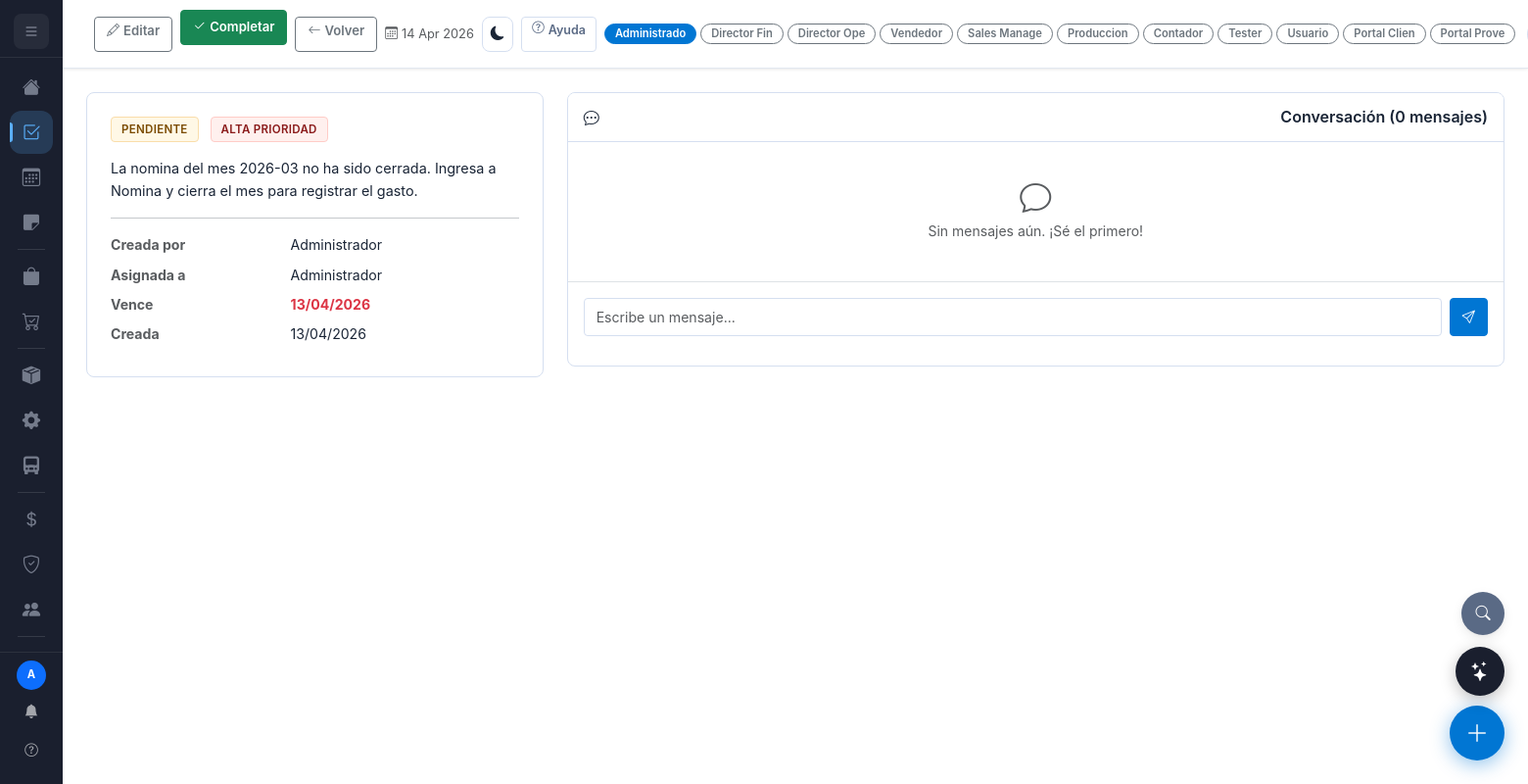
The page /tareas/1 (signed in) on the database its author committed.
### models.py (models this page shows, shortened)
class User(UserMixin, db.Model):
    __tablename__ = 'users'
    id                  = db.Column(db.Integer, primary_key=True)
    nombre              = db.Column(db.String(100), nullable=False)
    email               = db.Column(db.String(120), unique=True, nullable=False)
    password_hash       = db.Column(db.String(256), nullable=False)
    rol                 = db.Column(db.String(20), default='usuario')
    activo              = db.Column(db.Boolean, default=True)
    company_id          = db.Column(db.Integer, db.ForeignKey('companies.id'), nullable=True, index=True)  # default company
    modulos_permitidos  = db.Column(db.Text, default='[]')   # JSON list
    roles_asignados     = db.Column(db.Text, default='[]')   # JSON list: roles multiples asignados
    creado_en           = db.Column(db.DateTime, default=datetime.utcnow)
    onboarding_dismissed = db.Column(db.Boolean, default=False)
    onboarding_step      = db.Column(db.Integer, default=0)
    onboarding_role_config = db.Column(db.Text, default='{}')
    cliente_id           = db.Column(db.Integer, db.ForeignKey('clientes.id'), nullable=True)
    proveedor_id        = db.Column(db.Integer, db.ForeignKey('proveedores.id'), nullable=True)

class Tarea(db.Model):
    __tablename__ = 'tareas'
    id                = db.Column(db.Integer, primary_key=True)
    titulo            = db.Column(db.String(200), nullable=False)
    descripcion       = db.Column(db.Text)
    estado            = db.Column(db.String(20), default='pendiente', index=True)
    prioridad         = db.Column(db.String(10), default='media')
    fecha_vencimiento = db.Column(db.Date)
    asignado_a        = db.Column(db.Integer, db.ForeignKey('users.id'), index=True)
    creado_por        = db.Column(db.Integer, db.ForeignKey('users.id'))
    creado_en         = db.Column(db.DateTime, default=datetime.utcnow)
    cotizacion_id     = db.Column(db.Integer, db.ForeignKey('cotizaciones.id'), nullable=True)
    tarea_tipo        = db.Column(db.String(50), nullable=True)   # comprar_materias, verificar_abono
    tarea_pareja_id   = db.Column(db.Integer, db.ForeignKey('tareas.id'), nullable=True)
    es_demo           = db.Column(db.Boolean, default=False)
    orden_compra_id   = db.Column(db.Integer, db.ForeignKey('ordenes_compra.id'), nullable=True)
    venta_id          = db.Column(db.Integer, db.ForeignKey('ventas.id'), nullable=True)
    categoria         = db.Column(db.String(50), nullable=True)  # calidad, logistica, pago, general
    asignado_user     = db.relationship('User', foreign_keys=[asignado_a], backref='tareas_asignadas')
    creador           = db.relationship('User', foreign_keys=[creado_por])
    asignados         = db.relationship('TareaAsignado', backref='tarea', lazy=True, cascade='all, delete-orphan')
    comentarios       = db.relationship('TareaComentario', backref='tarea', lazy=True, cascade='all, delete-orphan', order_by='TareaComentario.creado_en')

### routes/tareas.py (the view)
    @app.route('/tareas/<int:id>')
    @login_required
    @requiere_modulo('tareas')
    def tarea_ver(id):
        obj=Tarea.query.get_or_404(id)
        return render_template('tareas/ver.html', obj=obj, tarea=obj)

### models.py (called while the page is built)
@login_manager.user_loader
def load_user(uid): return db.session.get(User, int(uid))

### utils.py (called while the page is built, shortened)
def _get_roles_usuario(user):
    if not user or not user.is_authenticated:
        return []
    roles = set()
    roles.add(user.rol)  # rol principal siempre incluido
    try:
        asignados = json.loads(user.roles_asignados or '[]')
        if isinstance(asignados, list):
            roles.update(asignados)
    except Exception:
        pass
    if 'admin' in roles:
        return list(_ROL_LABELS.keys())
    return sorted(roles, key=lambda r: list(_ROL_LABELS.keys()).index(r) if r in _ROL_LABELS else 99)

def _get_rol_activo(user):
    if not user or not user.is_authenticated:
        return 'usuario'
    rol_session = session.get('rol_activo')
    if rol_session and rol_session in _get_roles_usuario(user):
        return rol_session
    return user.rol

def requiere_modulo(modulo):
    def decorator(f):
        @wraps(f)
        def wrapped(*a, **kw):
            if not current_user.is_authenticated:
                return redirect(url_for('login'))
            rol_activo = _get_rol_activo(current_user)
            if rol_activo == 'admin' or modulo in _modulos_user(current_user):
                return f(*a, **kw)
            flash('No tienes acceso a este módulo.', 'danger')
            return redirect(url_for('dashboard'))
        return wrapped
    return decorator

def _cached_count(key, query_fn, user_id):
    import time
    cache_key = f'{key}_{user_id}'
    now = time.time()
    if cache_key in _inject_cache and now - _inject_cache[cache_key][1] < _INJECT_CACHE_TTL:
        return _inject_cache[cache_key][0]
    result = query_fn()
    _inject_cache[cache_key] = (result, now)
    return result

def _modulos_user(user):
    if not user or not user.is_authenticated: return []
    rol_activo = _get_rol_activo(user)
    if rol_activo == 'admin': return _MODULOS_TODOS

### templates/tareas/ver.html (shortened to what this page needs)
{% extends 'base.html' %}
{% block topbar_actions %}
<a href="{{ url_for('tarea_editar', id=tarea.id) }}" class="btn btn-outline-secondary btn-sm"><i class="bi bi-pencil me-1"></i>Editar</a>
{% if tarea.estado != 'completada' %}
<form method="POST" action="{{ url_for('tarea_completar', id=tarea.id) }}" class="d-inline">
  <button class="btn btn-success btn-sm"><i class="bi bi-check2 me-1"></i>Completar</button></form>{% endif %}
<a href="{{ url_for('tareas') }}" class="btn btn-outline-secondary btn-sm"><i class="bi bi-arrow-left me-1"></i>Volver</a>
{% endblock %}
{% block content %}<div class="row g-4">
  <div class="col-lg-4">
    <div class="fc">
      <div class="mb-3">
        <span class="b b-{{ tarea.estado }} me-2">{{ tarea.estado.replace('_',' ').title() }}</span>
        <span class="b b-{{ tarea.prioridad }}">{{ tarea.prioridad.title() }} prioridad</span>
      </div>
      {% if tarea.descripcion %}<p style="font-size:.9rem">{{ tarea.descripcion }}</p><hr>{% endif %}
      <dl class="row mb-0" style="font-size:.88rem">
        <dt class="col-5 text-muted">Creada por</dt><dd class="col-7">{{ tarea.creador.nombre if tarea.creador else '—' }}</dd>
        <dt class="col-5 text-muted">Asignada a</dt><dd class="col-7">{{ tarea.asignado_user.nombre if tarea.asignado_user else '—' }}</dd>
        {% if tarea.fecha_vencimiento %}
        <dt class="col-5 text-muted">Vence</dt>
        <dd class="col-7 {{ 'text-danger fw-bold' if tarea.estado!='completada' and tarea.fecha_vencimiento < now.date() else '' }}">{{ tarea.fecha_vencimiento.strftime('%d/%m/%Y') }}</dd>{% endif %}
        <dt class="col-5 text-muted">Creada</dt><dd class="col-7">{{ tarea.creado_en.strftime('%d/%m/%Y') }}</dd>
      </dl>
    </div>
  </div>
  <div class="col-lg-8">
    <div class="tc">
      <div class="ch"><i class="bi bi-chat-dots me-2"></i>Conversación ({{ tarea.comentarios|length }} mensajes)</div>
      <div style="max-height:420px;overflow-y:auto;padding:1rem" id="chatBox">
        {% if tarea.comentarios %}
          {% for c in tarea.comentarios %}
          <div class="d-flex {% if c.autor_id == current_user.id %}justify-content-end{% endif %} mb-2">
            <div class="chat-bubble {{ 'mine' if c.autor_id == current_user.id else '' }}">
              <div>{{ c.mensaje }}</div>
              <div class="chat-meta">{{ c.autor.nombre }} · {{ c.creado_en.strftime('%d/%m %H:%M') }}</div>
            </div>
          </div>{% endfor %}
        {% else %}
        <div class="text-center text-muted py-4"><i class="bi bi-chat" style="font-size:2rem"></i>
          <p class="mt-2 mb-0">Sin mensajes aún. ¡Sé el primero!</p></div>{% endif %}
      </div>
      <div class="p-3 border-top">
        <form method="POST" action="{{ url_for('tarea_comentar', id=tarea.id) }}">
          <div class="d-flex gap-2">
            <input type="text" name="mensaje" class="form-control" placeholder="Escribe un mensaje..." required autofocus>
            <button type="submit" class="btn btn-primary"><i class="bi bi-send"></i></button>
          </div>
        </form>
      </div>
    </div>
  </div>
</div>{% endblock %}

### templates/base.html (shortened to what this page needs)
<html lang="es" id="htmlRoot"><head>
<link href="https://cdn.jsdelivr.net/npm/bootstrap@5.3.2/dist/css/bootstrap.min.css" rel="stylesheet">
<link href="https://cdn.jsdelivr.net/npm/bootstrap-icons@1.11.3/font/bootstrap-icons.css" rel="stylesheet" media="print" onload="this.media='all'">
</head><body class="{% if request.args.get('_embed') == '1' %}embed-mode{% endif %}">
<nav id="sb" role="navigation" aria-label="Menu principal">
  <div class="sb-brand">
    <button id="sb-expand" onclick="toggleSidebar()" title="Expandir menu">
      <i class="bi bi-list" id="sb-expand-icon"></i>
    </button>
  </div>
  <div class="sb-nav" style="overflow-y:auto;flex:1">
    {% set m=modulos_user %}
    <a href="#" class="nav-link dock-group {% if request.endpoint=='dashboard' %}active" aria-current="page{% endif %}" data-tip="Home" aria-label="Home" data-dock-panel="home"><i class="bi bi-house-fill"></i><span>Home</span></a>
    {% if 'tareas' in m %}<a href="#" class="nav-link dock-group {% if 'tarea' in request.endpoint %}active" aria-current="page{% endif %}" data-tip="Tickets" aria-label="Tickets" data-dock-panel="tickets" style="position:relative"><i class="bi bi-check2-square"></i></a>{% endif %}
    {% if 'calendario' in m %}<a href="#" class="nav-link dock-group " data-tip="Calendario" aria-label="Calendario" data-dock-panel="calendario"><i class="bi bi-calendar3"></i></a>{% endif %}
    {% if 'notas' in m %}<a href="#" class="nav-link dock-group " data-tip="Notas" aria-label="Notas" data-dock-panel="notas"><i class="bi bi-sticky-fill"></i></a>{% endif %}
    <div class="dock-div"></div>
    {% if 'clientes' in m or 'ventas' in m or 'cotizaciones' in m %}
    <a href="{{ url_for('ventas') }}" class="nav-link dock-group " data-tip="Comercial" aria-label="Comercial"
       data-dock-panel="comercial"><i class="bi bi-bag-fill"></i><span>Comercial</span></a>
    {% endif %}
    {% if 'clientes' in m or 'ordenes_compra' in m or 'produccion' in m %}
    <a href="{{ url_for('ordenes_compra') }}" class="nav-link dock-group " data-tip="Compras" aria-label="Compras"
       data-dock-panel="compras"><i class="bi bi-cart-check"></i><span>Compras</span></a>
    {% endif %}
    <div class="dock-div"></div>
    {% if 'inventario' in m or 'produccion' in m %}
    {% if 'inventario' in m %}<a href="#" class="nav-link dock-group " data-tip="Inventario" aria-label="Inventario" data-dock-panel="inventario"><i class="bi bi-box-seam-fill"></i></a>{% endif %}
    {% if 'produccion' in m %}<a href="{{ url_for('produccion_index') }}" class="nav-link dock-group " data-tip="Produccion" aria-label="Produccion"
       data-dock-panel="produccion"><i class="bi bi-gear-fill"></i><span>Produccion</span></a>{% endif %}
    {% endif %}
    {% if 'inventario' in m or 'produccion' in m or 'clientes' in m %}
    <a href="{{ url_for('proveedores', tipo_f='transportista') }}" class="nav-link dock-group " data-tip="Logistica" aria-label="Logistica"
       data-dock-panel="logistica"><i class="bi bi-truck-front-fill"></i><span>Logistica</span></a>
    {% endif %}
    <div class="dock-div"></div>
    {% if 'finanzas' in m or rol_activo in ('admin','director_financiero','contador') %}
    <a href="{{ url_for('contable_index') }}" class="nav-link dock-group " data-tip="Finanzas" aria-label="Finanzas"
       data-dock-panel="finanzas"><i class="bi bi-currency-dollar"></i><span>Finanzas</span></a>
    {% endif %}
    {% if 'legal' in m or rol_activo in ('admin','director_financiero','director_operativo') %}
    <a href="#" class="nav-link dock-group {% if 'legal' in request.endpoint %}active" aria-current="page{% endif %}" data-tip="Legal" aria-label="Legal" data-dock-panel="legal"><i class="bi bi-shield-check"></i><span>Legal</span></a>
    {% endif %}
    {% if 'nomina' in m %}<a href="#" class="nav-link dock-group " data-tip="Nomina" aria-label="Nomina" data-dock-panel="nomina"><i class="bi bi-people-fill"></i></a>{% endif %}
    <div class="dock-div"></div>
    {% if rol_activo in ('admin','director_financiero','director_operativo') %}
    <a href="#" class="nav-link dock-group " data-tip="Aprobaciones" aria-label="Aprobaciones" data-dock-panel="aprobaciones" style="position:relative"></a>
    {% endif %}
  </div>
  <div class="sb-foot">
    <div class="d-flex align-items-center justify-content-between mb-1">
      <div class="d-flex align-items-center gap-2">
        <div class="rounded-circle bg-primary d-flex align-items-center justify-content-center text-white fw-bold"
             style="width:31px;height:31px;font-size:.8rem;flex-shrink:0">{{ current_user.nombre[0].upper() }}</div>
      </div>
      <div class="d-flex flex-column gap-1 align-items-center">
        <button class="notif-btn" id="notifBtn" onclick="toggleNotif(event)" title="Notificaciones">
          <i class="bi bi-bell-fill"></i>
        </button>
        <button class="notif-btn" onclick="if(window.iniciarObContextual){iniciarObContextual()}else{alert('Tutorial no disponible. Recarga la pagina.')}" title="Tutorial" style="font-size:.85rem">
          <i class="bi bi-question-circle"></i>
        </button>
      </div>
    </div>
  </div>
</nav>
{% set m=modulos_user %}
<div id="main" role="main">
  <div class="topbar" role="banner">
    <div class="topbar-right d-flex align-items-center gap-2 ms-auto">
      {% block topbar_actions %}{% endblock %}
      <span class="text-muted d-none d-md-inline" style="font-size:.8rem;white-space:nowrap"><i class="bi bi-calendar3 me-1"></i>{{ now.strftime('%d %b %Y') }}</span>
      <button class="btn btn-sm btn-ghost d-none d-md-inline-flex align-items-center"
              style="padding:.3rem .5rem;border-radius:8px;border:1px solid var(--border)"
              onclick="toggleTheme()" title="Cambiar tema">
        <i class="bi bi-sun-fill" id="themeIcon" style="font-size:.9rem"></i>
      </button>
<button class="btn btn-sm d-none d-md-inline-flex" style="background:none;border:1px solid var(--border);color:var(--text2);padding:4px 10px;font-size:.78rem" onclick="if(window.iniciarObContextual){iniciarObContextual()}else{alert('Recarga la pagina')}" title="Ver tutorial">
        <i class="bi bi-question-circle me-1"></i>Ayuda
      </button>
      {% if roles_disponibles|length > 1 %}
      <div class="d-none d-md-flex align-items-center gap-1" style="margin-right:4px">
        {% for r in roles_disponibles %}
        <a href="#" onclick="event.preventDefault();var f=document.createElement('form');f.method='POST';f.action='{{ url_for('cambiar_rol') }}';var ri=document.createElement('input');ri.type='hidden';ri.name='rol';ri.value='{{ r }}';f.appendChild(ri);var c=document.createElement('input');c.type='hidden';c.name='_csrf_token';c.value=document.querySelector('meta[name=csrf-token]').content;f.appendChild(c);document.body.appendChild(f);f.submit();"
           class="btn btn-sm {% if r == rol_activo %}btn-primary{% else %}btn-outline-secondary{% endif %}"
           style="font-size:.7rem;padding:2px 10px;border-radius:20px;min-height:auto;line-height:1.4">
          {{ rol_labels.get(r, r)[:12] }}
        </a>
        {% endfor %}
      </div>
      {% endif %}
    </div>
  </div>
  <div class="content">
    {% block content %}{% endblock %}
  </div>
</div>
<button id="diagBtn" onclick="abrirBuscador()" title="Buscador global (Ctrl+K)"><i class="bi bi-search"></i></button>
<button class="fab" id="btnFAB" title="Acciones rápidas" data-bs-toggle="modal" data-bs-target="#modalQuickActions" aria-label="Acciones rápidas">
  <i class="bi bi-plus-lg"></i>
</button>
{% if current_user.is_authenticated %}
<button id="aiFab" onclick="aiToggle()" title="Asistente IA" style="position:fixed;bottom:90px;right:24px;z-index:1040;width:50px;height:50px;border-radius:50%;background:var(--sb);color:#fff;border:none;box-shadow:0 4px 16px rgba(0,0,0,.25);cursor:pointer;display:flex;align-items:center;justify-content:center;font-size:1.25rem;transition:all .2s" onmouseover="this.style.transform='scale(1.1)'" onmouseout="this.style.transform='scale(1)'">
  <i class="bi bi-stars"></i>
</button>
{% endif %}
</body></html>

### rows shown on the page
User: nombre "A"
Tarea: estado.replace "PENDIENTE", prioridad "ALTA", descripcion "La nomina del mes 2026-03 no ha sido cerrada. Ingresa a Nomina y cierra el mes para registrar el gasto.", fecha_vencimiento "13/04/2026", creado_en "13/04/2026"
User: creador "Administrador", asignado_user "Administrador"

### other values the page prints
{{ now.strftime('%d %b %Y') }} "14 Apr 2026"
{{ rol_labels.get(r, r)[:12] }} "Administrado" "Director Fin" "Director Ope" "Vendedor" "Sales Manage" "Produccion" "Contador" "Tester" "Usuario" "Portal Clien" "Portal Prove"
{{ tarea.comentarios|length }} "0"
